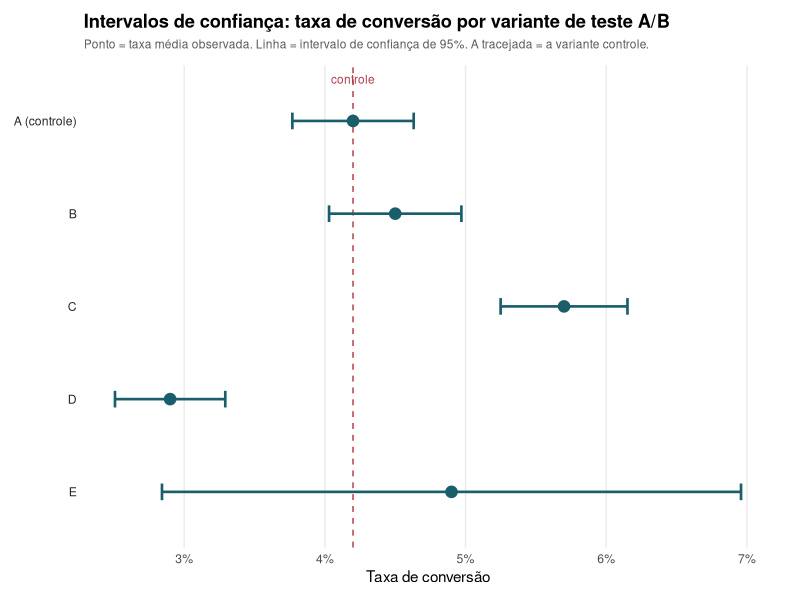

Reproduce this figure in R.
# Libraries
library(ggplot2)
library(jsonlite)

# Dados 100% ficticios: taxa de conversao de 5 variantes de um teste A/B/C/D/E
# num checkout de e-commerce, com erro padrao POR variante (nao um valor
# unico pra todas) -- escrito a mao, nao sorteado, pra desenhar quatro
# historias diferentes ao mesmo tempo: duas variantes indistinguiveis (A e B
# tem intervalos que se sobrepoem), uma claramente melhor (C), uma
# claramente pior (D), e uma com amostra pequena demais pra concluir
# qualquer coisa (E, intervalo larguissimo mesmo com media parecida com A).
# Sem essas quatro historias lado a lado, o grafico so mostraria "medias
# diferentes", sem a licao real que intervalo de confianca ensina: media
# diferente nao e o mesmo que diferenca comprovada.
variantes <- c("A (controle)", "B", "C", "D", "E")
n         <- c(8400, 8150, 8300, 8250, 420)
media     <- c(4.2, 4.5, 5.7, 2.9, 4.9)
erro_padrao <- c(0.22, 0.24, 0.23, 0.20, 1.05)

dados <- data.frame(
  variante = factor(variantes, levels = rev(variantes)),
  n = n,
  media = media,
  erro_padrao = erro_padrao
)
dados$ic_inf <- dados$media - 1.96 * dados$erro_padrao
dados$ic_sup <- dados$media + 1.96 * dados$erro_padrao

baseline <- media[1] # taxa da variante controle -- linha de referencia

# Paleta propria: um azul-petroleo unico pra todos os pontos -- de proposito
# nao colorir por "significativo vs nao", pra nao entregar a resposta antes
# do leitor comparar os intervalos com os proprios olhos, que e o ponto
# pedagogico do grafico.
cor_ponto <- "#1B5E6B"
cor_base  <- "#B23A48"

p <- ggplot(dados, aes(y = variante, x = media)) +
  geom_vline(xintercept = baseline, colour = cor_base, linetype = "dashed", linewidth = 0.5) +
  geom_errorbarh(aes(xmin = ic_inf, xmax = ic_sup), height = 0.18, colour = cor_ponto, linewidth = 0.9) +
  geom_point(size = 3.6, colour = cor_ponto) +
  annotate(
    "text", x = baseline, y = 5.45, label = "controle", colour = cor_base,
    size = 3, family = "sans", hjust = 0.5
  ) +
  scale_x_continuous(labels = function(x) paste0(x, "%")) +
  labs(
    title = "Intervalos de confiança: taxa de conversão por variante de teste A/B",
    subtitle = "Ponto = taxa média observada. Linha = intervalo de confiança de 95%. A tracejada = a variante controle.",
    x = "Taxa de conversão", y = NULL
  ) +
  theme_minimal(base_size = 11) +
  theme(
    plot.title = element_text(face = "bold"),
    plot.subtitle = element_text(colour = "grey35", size = 8.6, margin = margin(b = 10)),
    panel.grid.major.y = element_blank(),
    panel.grid.minor.x = element_blank(),
    axis.text.y = element_text(colour = "grey15"),
    plot.margin = margin(t = 10, r = 20, b = 10, l = 10)
  ) +
  coord_cartesian(clip = "off")

ggsave("output.png", plot = p, width = 8.5, height = 5, dpi = 150)

# ---------------------------------------------------------------------------
# Versao interativa: o D3 desenha o mesmo ponto+intervalo como estado inicial
# (IC 95%, o padrao estatistico mais comum) e acrescenta um segundo modo --
# erro padrao (±1 SE, um intervalo bem mais estreito) -- pra mostrar que a
# leitura de "quem parece diferente de quem" muda dependendo de qual
# convencao de intervalo o leitor escolhe, nao so dos dados. O ponto (a
# media) nunca se move entre os modos -- so o comprimento da linha.
#
# O R exporta media/erro_padrao/n; os dois intervalos (IC95 e erro padrao)
# sao recalculados no D3 a partir do MESMO erro_padrao, pra nunca divergir
# de qual numero gerou qual linha.
# ---------------------------------------------------------------------------
viz <- list(
  meta = list(
    baseline = baseline,
    unidade = "%",
    paleta = list(ponto = cor_ponto, base = cor_base)
  ),
  variantes = lapply(seq_len(nrow(dados)), function(i) {
    list(
      variante = as.character(dados$variante[i]),
      n = dados$n[i],
      media = dados$media[i],
      erroPadrao = dados$erro_padrao[i]
    )
  })
)

write_json(viz, "data.json", auto_unbox = TRUE, digits = NA)
